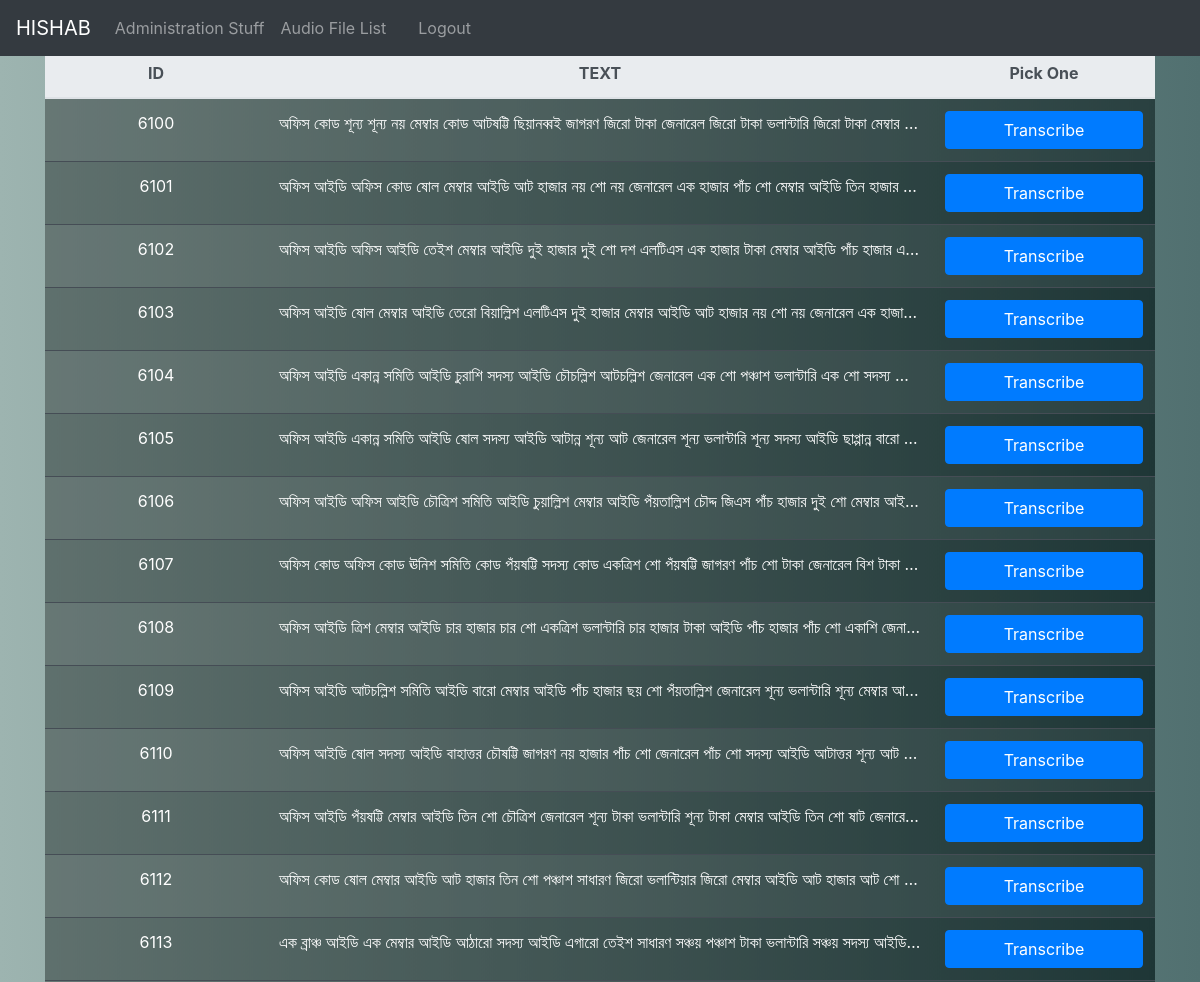
The page /list/ (signed in, upper part) on the database as committed earlier.
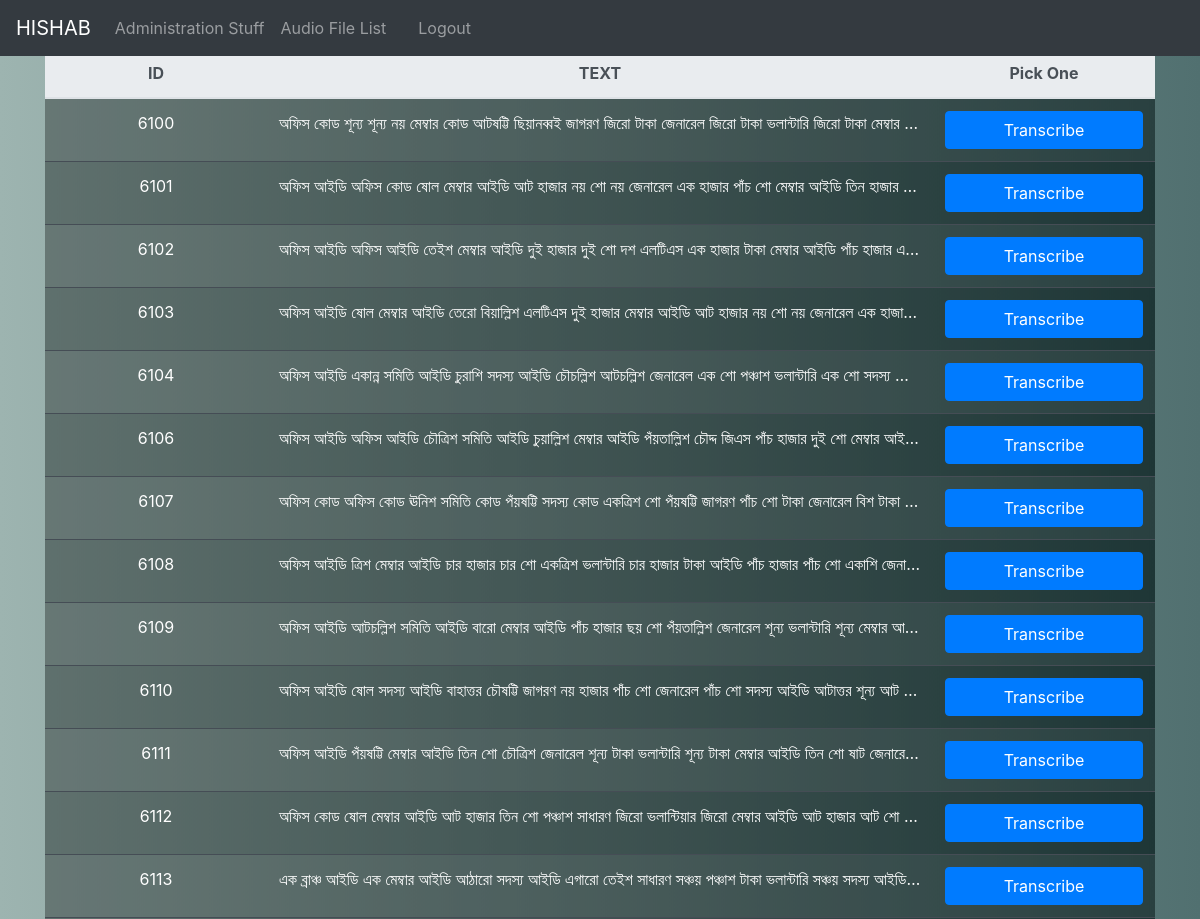
The same page on the database as committed later.
### myapp/models.py (models this page shows, shortened)
class TransWalk(models.Model):
    ASRid = models.AutoField(primary_key=True)
    Audio_File_Link = models.CharField(max_length=200, help_text='Audio Links', null=True, blank=True)
    audio_duration = models.BigIntegerField(blank=True, null=True)
    ASR_text = models.TextField(help_text='ASR Output', null=True, blank=True)
    Transcripted_Text = models.TextField(help_text='Most Recent Transcripted Text', null=True, blank=True)
    IsOpenFlag = models.BooleanField(default=False, null=True, blank=True)
    Updated_At = models.DateTimeField(auto_now_add=True, null=True, blank=True)
    Trans_Counter = models.IntegerField(default=0, null=True, blank=True)
    Transcribers_Checked = models.CharField(max_length=200, help_text='Usernames of the transcribers Who checked the specific audio', null=True, blank=True)
    click_timestamp = models.DateTimeField(auto_now_add=True, null=True, blank=True)
    caller_phone_number = models.CharField(max_length=15, help_text='Caller Phone Nyumber', null=True, blank=True)

### myapp/views.py (the view)
# urls.py: path('list/', views.audioList, name='list'),
def audioList(request):
    if request.user.is_authenticated:
        Max_timeout = 1800
        time = datetime.now()
        timestamp = datetime.timestamp(time)
        global test_counter
        test_counter = 3
        all_Items_list = TransWalk.objects.all().order_by("ASRid")[:500]
        for things in all_Items_list:
            if things.click_timestamp is not None:
                thingstimestamp = datetime.timestamp(things.click_timestamp)
                if (timestamp-thingstimestamp)>Max_timeout:
                    things.IsOpenFlag= False
                    things.save()
        paginator = Paginator(all_Items_list, 30)
        page_number = request.GET.get('page')
        page_obj = paginator.get_page(page_number)
        context = {
                    'all_items' : page_obj,
                    'test_counter' : test_counter
                  }
        return render(request, 'list.html', context)
    else:
        return redirect("login")

### templates/list.html (shortened to what this page needs)
{% extends 'base.html' %}
{% load static %}
{% block list %}
<br><br>
    {% if all_items %}
    <div class="container">
                <table class="table table-striped table-dark table-hover" style="background:linear-gradient(to right, #5f706d, rgb(30, 54, 54));">
                  <thead class="thead-light">
                    <tr>
                      <th style="width: 20%; text-align: center;">ID</th>
                      <th style="width: 60%; text-align: center;">TEXT</th>
                      <th style="width: 20%; text-align: center;">Pick One</th>
                    </tr>
                  </thead>
                  <tbody>
                    {% for things in all_items %}
                      {% if not user.get_username in things.Transcribers_Checked %}
                        {% if things.Trans_Counter < test_counter %}
                          {% if things.IsOpenFlag == True %}
                            <tr class="table-danger text-dark">
                              <td style="text-align: center;">{{things.ASRid}}</td>
                              <td>{{things.Transcripted_Text}}</td>
                              <td style="text-align: center;"><button type="button" style="font-size : 70%; width: 100%; height: 40px;" class="btn btn-danger">In Progress</button></td>
                            </tr>
                          {% elif things.IsOpenFlag == False %}
                            <tr>
                              <td style="text-align: center;">{{things.ASRid}}</td>
                              <td>{{ things.Transcripted_Text }}</td>
                              <td style="text-align: center;"><a href="{% url 'transcribe' things.ASRid %}"><button type="button" style="font-size : 100%; width: 100%; height: 30%;" class="btn btn-primary">Transcribe</button></a></td>
                            </tr>
                          {% endif %}
                        {% endif %}
                      {% endif %}
                    {% endfor %}
                  </tbody>
                </table>
              </div>
                <br>
    {% endif %}
{% endblock %}

### templates/base.html (shortened to what this page needs)
<!doctype html>
<html lang="en">
  <head>
    {% load static %}
    <link rel="stylesheet" href="https://stackpath.bootstrapcdn.com/bootstrap/4.4.1/css/bootstrap.min.css">
      <link rel="stylesheet" href="https://cdnjs.cloudflare.com/ajax/libs/toastr.js/latest/css/toastr.min.css">
  </head>
  <body>
    <div>
          <nav class="navbar navbar-expand-lg navbar-dark bg-dark fixed-top">
              <a class="navbar-brand" href="http://www.hishab.co">HISHAB  </a>
              <div class="collapse navbar-collapse" id="navbarSupportedContent">
                <ul class="navbar-nav mr-auto">
                    {% include 'includes/navbaritems.html' %}
                </ul>
              </div>
          </nav>
    </div>
{% block list %}
{% endblock %}
  </body>
</html>

### templates/includes/navbaritems.html (shortened to what this page needs)
    {% if user.is_superuser %}
      <li class="nav-item">
        <a class="nav-link" href="/admin"> Administration Stuff  <span class="sr-only">(current)</span></a>
      </li>
    {% endif %}
    {% if user.is_authenticated %}
      <li class="nav-item">
        <a class="nav-link" href="{% url 'list' %}"> Audio File List  </a>
      </li>
    {% endif %}
    {% if user.is_authenticated %}
        <li class="nav-item">
            <a class="nav-link" href="{% url 'account' %}"> {{user.first_name}}  {{user.last_name}}</a>
        </li>
        <li class="nav-item">
            <a class="nav-link" href="{% url 'logout' %}"> Logout  </a>
        </li>
    {% endif %}

### templates/list.html (style rules this page uses)
body { background: #04f3c7; background: -webkit-linear-gradient(to right, #74ebd5, #ACB6E5); background: linear-gradient(to right, #9db4b0, rgb(81, 112, 112)); min-height: 100vh; }
table { table-layout: fixed; border-radius: 35px; }
td { overflow: hidden; white-space: nowrap; text-overflow: ellipsis; }

Rows that differ between the two databases and show on the page:
no longer on this page (row edited): TransWalk: ASRid "6105", Transcripted_Text "অফিস আইডি একান্ন সমিতি আইডি ষোল সদস্য আইডি আটান্ন শূন্য আট জেনারেল শূন্য ভলান্টারি শূন্য সদস্য আইডি ছাপ্পান্ন বারো…"
